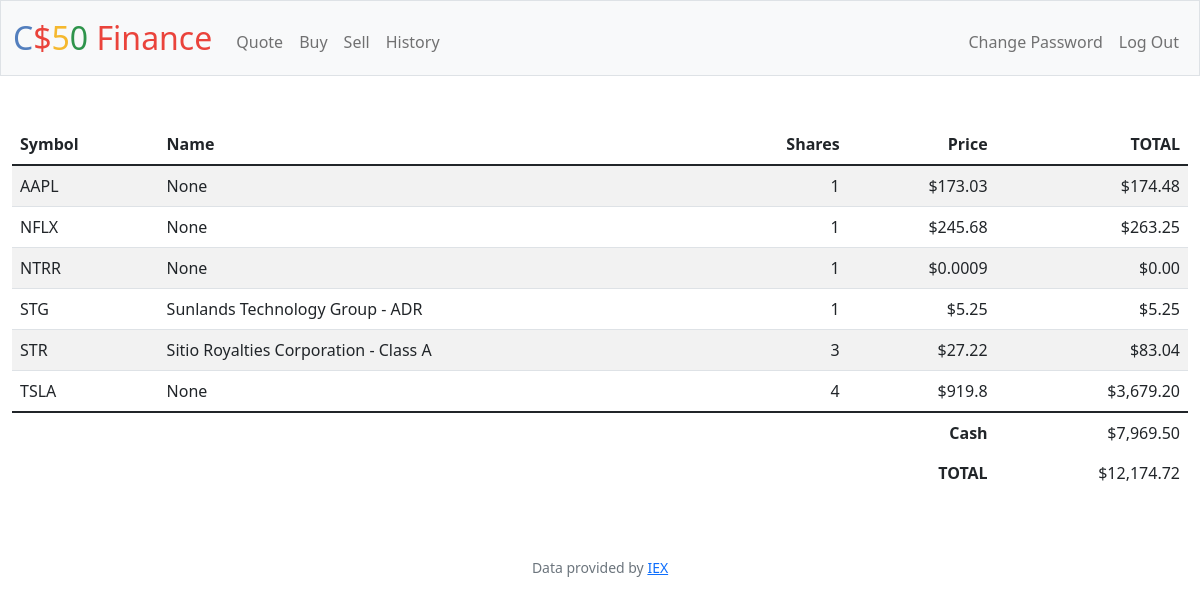
/ (signed in), run on the app's committed database.
### tables this page shows
CREATE TABLE 'buy' ('buy_id' integer PRIMARY KEY AUTOINCREMENT NOT NULL, 'user_id' INTEGER, 'symbol'  text NOT NULL  , 'price'  real NOT NULL  , 'shares'  integer NOT NULL  ,'transacted' datetime NOT NULL  , 'name' text);

### app.py (the view)
@app.route("/")
@login_required
def index():
    user_id = session["user_id"] # Gets the user ID
    finances = db.execute("""SELECT symbol, name, SUM(shares) AS shares, price, SUM(price * shares) AS total, ROUND(cash, 2) AS cash
                            FROM buy
                            JOIN users ON buy.user_id = users.id
                            WHERE user_id = ?
                            GROUP BY SYMBOL""", user_id)
    try:
        grand_total = sum([i['total'] for i in finances]) + finances[0]["cash"] # Sums all stocks together
        grands_total = [usd(grand_total)]
        money = [usd(finances[0]["cash"])]
        return render_template("index.html", finance = finances, grand = grands_total, monies = money)
    except: print("oh")
    cash = db.execute("SELECT cash FROM users WHERE id = ?", user_id)
    grand_total = db.execute("SELECT cash FROM users WHERE id = ?", user_id)
    money = [usd(cash[0]["cash"])]
    grands_total = [usd(cash[0]["cash"])]
    return render_template("index.html", grand = grands_total, monies = money)

### app.py (called while the page is built)
@app.after_request
def after_request(response):
    response.headers["Cache-Control"] = "no-cache, no-store, must-revalidate"
    response.headers["Expires"] = 0
    response.headers["Pragma"] = "no-cache"
    return response

### helpers.py (called while the page is built)
def login_required(f):
    @wraps(f)
    def decorated_function(*args, **kwargs):
        if session.get("user_id") is None:
            return redirect("/login")
        return f(*args, **kwargs)
    return decorated_function

def usd(value):
    return f"${value:,.2f}"

### templates/index.html (shortened to what this page needs)
{% extends "layout.html" %}
{% block main %}
<table class="table table-striped" id="table">
    <thead>
        <tr>
            <th class="text-start">Symbol</th>
            <th class="text-start">Name</th>
            <th class="text-end">Shares</th>
            <th class="text-end">Price</th>
            <th class="text-end">TOTAL</th>
        </tr>
    </thead>
    <tbody>
        {% for row in finance %}
            <tr>
                <td class="text-start">{{ row["symbol"] }}</td>
                <td class="text-start">{{ row["name"] }}</td>
                <td class="text-end">{{ row["shares"] }}</td>
                <td class="text-end">${{ row["price"] }}</td>
                <td class="text-end">{{ "${:,.2f}".format(row["total"]) }}</td>
            </tr>
        {% endfor %}
    </tbody>
    <tfoot>
        {% for row in monies %}
        <tr>
            <td class="border-0 fw-bold text-end" colspan="4">Cash</td>
            <td class="border-0 text-end">{{ row }}</td>
        </tr>
        {% endfor %}
        {% for row in grand %}
        <tr>
            <td class="border-0 fw-bold text-end" colspan="4">TOTAL</td>
            <td class="border-0 text-end">{{ row }}</td>
        </tr>
        {% endfor %}
    </tfoot>
</table>
{% endblock %}

### templates/layout.html (shortened to what this page needs)
<!DOCTYPE html>
<html lang="en">
    <head>
        <link href="https://cdn.jsdelivr.net/npm/bootstrap@5.1.3/dist/css/bootstrap.min.css" rel="stylesheet">
        <link href="/static/styles.css" rel="stylesheet">
    </head>
    <body>
        <nav class="bg-light border navbar navbar-expand-md navbar-light">
            <div class="container-fluid">
                <a class="navbar-brand" href="/"><span class="blue">C</span><span class="red">$</span><span class="yellow">5</span><span class="green">0</span> <span class="red">Finance</span></a>
                <div class="collapse navbar-collapse" id="navbar">
                    {% if session["user_id"] %}
                        <ul class="navbar-nav me-auto mt-2">
                            <li class="nav-item"><a class="nav-link" href="/quote">Quote</a></li>
                            <li class="nav-item"><a class="nav-link" href="/buy">Buy</a></li>
                            <li class="nav-item"><a class="nav-link" href="/sell">Sell</a></li>
                            <li class="nav-item"><a class="nav-link" href="/history">History</a></li>
                        </ul>
                        <ul class="navbar-nav ms-auto mt-2">
                            <li class="nav-item"><a class="nav-link" href="/newpass">Change Password</a></li>
                            <li class="nav-item"><a class="nav-link" href="/logout">Log Out</a></li>
                        </ul>
                    {% else %}
                        <ul class="navbar-nav ms-auto mt-2">
                            <li class="nav-item"><a class="nav-link" href="/register">Register</a></li>
                            <li class="nav-item"><a class="nav-link" href="/login">Log In</a></li>
                        </ul>
                    {% endif %}
                </div>
            </div>
        </nav>
        <main class="container-fluid py-5 text-center">
            {% block main %}{% endblock %}
        </main>
        <footer class="mb-5 small text-center text-muted">
            Data provided by <a href="https://iexcloud.io/">IEX</a>
        </footer>
    </body>
</html>

### static/styles.css (style rules this page uses)
nav .navbar-brand { font-size: xx-large; }
nav .navbar-brand .blue { color: #537fbe; }
nav .navbar-brand .red { color: #ea433b; }
nav .navbar-brand .yellow { color: #f5b82e; }
nav .navbar-brand .green { color: #2e944b; }

### data on the page
buy: symbol "AAPL", name "None", shares "1", price "173.03", total "$174.48"
buy: symbol "NTRR", name "None", shares "1", price "0.0009", total "$0.00"
buy: symbol "STG", name "Sunlands Technology Group - ADR", shares "1", price "5.25", total "$5.25"
buy: symbol "STR", name "Sitio Royalties Corporation - Class A", shares "3", price "27.22", total "$83.04"
buy: symbol "TSLA", name "None", shares "4", price "919.8", total "$3,679.20"

### other printed values
{{ row["symbol"] }} "NFLX"
{{ row["name"] }} "None"
{{ row["shares"] }} "1"
{{ row["price"] }} "245.68"
{{ "${:,.2f}".format(row["total"]) }} "$263.25"
{{ row }} "$7,969.50"
{{ row }} "$12,174.72"
